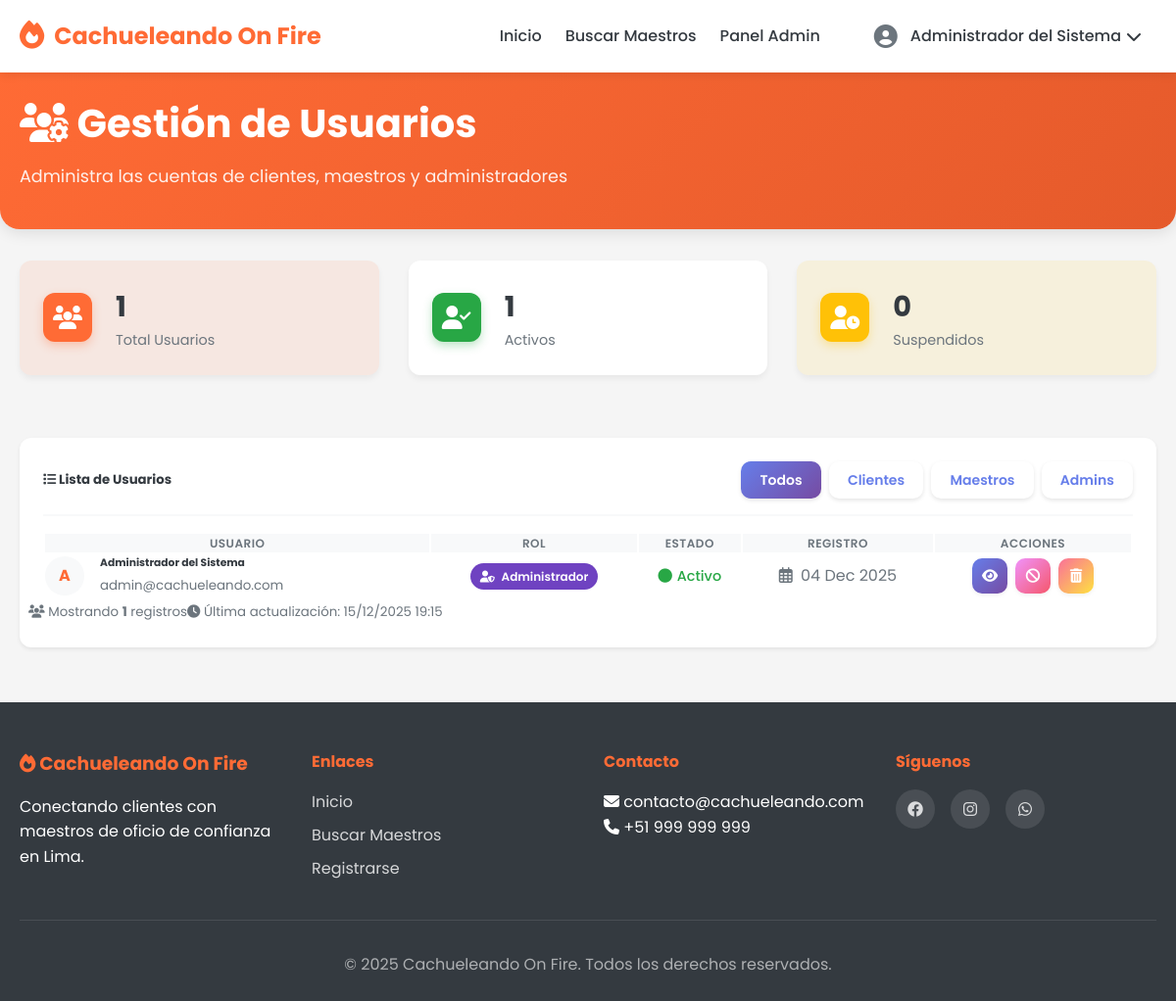
Screenshot of /admin/usuarios (signed in) with the database file from the repository.
### tables this page shows
CREATE TABLE IF NOT EXISTS `usuarios` (
  `id` INT(11) NOT NULL AUTO_INCREMENT,
  `tipo_usuario` ENUM('cliente', 'maestro', 'administrador') NOT NULL,
  `nombre_completo` VARCHAR(255) NOT NULL,
  `email` VARCHAR(255) NOT NULL UNIQUE,
  `password` VARCHAR(255) NOT NULL,
  `telefono` VARCHAR(20) DEFAULT NULL,
  `dni` VARCHAR(20) DEFAULT NULL,
  `foto_perfil` VARCHAR(255) DEFAULT NULL,
  `chapa` VARCHAR(100) DEFAULT NULL,
  `estado` ENUM('activo', 'suspendido', 'eliminado') DEFAULT 'activo',
  `fecha_registro` DATETIME DEFAULT CURRENT_TIMESTAMP,
  `ultimo_acceso` DATETIME DEFAULT NULL,
  PRIMARY KEY (`id`),
  INDEX `idx_email` (`email`),
  INDEX `idx_tipo_usuario` (`tipo_usuario`)
);

### controllers/AdminController.php (called while the page is built, shortened)
<?php
class AdminController extends Controller {
    private $usuarioModel;
    public function __construct() {
        $this->usuarioModel = new Usuario($this->db);
    }
    public function usuarios() {
        $tipo = $_GET['tipo'] ?? null;
        $usuarios = $this->usuarioModel->getAll($tipo);
        $usuario_view = $_SESSION['usuario_view'] ?? null;
        $data = [
            'usuarios' => $usuarios,
            'tipo' => $tipo,
            'usuario_view' => $usuario_view
        ];
        $this->view('admin/usuarios', $data);
    }
}

### index.php (called while the page is built, shortened)
<?php
require_once 'config/config.php';
require_once 'config/database.php';
require_once 'core/Controller.php';
$router = new Router();
$router->addRoute('', 'HomeController', 'index');
$router->addRoute('home', 'HomeController', 'index');
$router->addRoute('buscar', 'BuscarController', 'index');
$router->addRoute('maestro/perfil', 'MaestroController', 'verPerfil');
$router->addRoute('login', 'AuthController', 'login');
$router->addRoute('register', 'AuthController', 'register');
$router->addRoute('logout', 'AuthController', 'logout');
$router->addRoute('auth/login', 'AuthController', 'processLogin');
$router->addRoute('auth/register', 'AuthController', 'processRegister');
$router->addRoute('cliente/dashboard', 'ClienteController', 'dashboard');
$router->addRoute('cliente/perfil', 'ClienteController', 'perfil');
$router->addRoute('cliente/historial', 'ClienteController', 'historial');
$router->addRoute('cliente/calificaciones', 'ClienteController', 'calificaciones');
$router->addRoute('cliente/calificar', 'ClienteController', 'calificar');
$router->addRoute('maestro/dashboard', 'MaestroController', 'dashboard');
$router->addRoute('maestro/perfil-editar', 'MaestroController', 'editarPerfil');
$router->addRoute('maestro/portafolio', 'MaestroController', 'portafolio');
$router->addRoute('maestro/disponibilidad', 'MaestroController', 'disponibilidad');
$router->addRoute('maestro/calificaciones', 'MaestroController', 'calificaciones');
$router->addRoute('maestro/historial', 'MaestroController', 'historial');
$router->addRoute('maestro/configuracion', 'MaestroController', 'configuracion');
$router->addRoute('admin/dashboard', 'AdminController', 'dashboard');
$router->addRoute('admin/maestros', 'AdminController', 'maestros');
$router->addRoute('admin/validar-perfil', 'AdminController', 'validarPerfil');
$router->addRoute('admin/estadisticas', 'AdminController', 'estadisticas');
$router->addRoute('admin/usuarios', 'AdminController', 'usuarios');
$router->addRoute('admin/reportes', 'AdminController', 'reportes');
$router->addRoute('admin/reportes-mensuales', 'AdminController', 'reportesMensuales');
$router->addRoute('admin/get-maestro-details', 'AdminController', 'getMaestroDetails');
$router->addRoute('admin/pagos', 'AdminController', 'pagos');
$router->addRoute('pago/procesar', 'PagoController', 'procesarPago');
$router->addRoute('pago/verificar', 'PagoController', 'verificarPago');
$router->addRoute('pago/cerrar-modal', 'PagoController', 'cerrarModal');
$router->addRoute('api/buscar', 'ApiController', 'buscar');
$router->addRoute('api/disponibilidad', 'ApiController', 'actualizarDisponibilidad');
$router->addRoute('api/calificar', 'ApiController', 'calificar');
$router->addRoute('api/notificaciones/marcar', 'ApiController', 'marcarNotificacion');
$url = isset($_GET['url']) ? $_GET['url'] : '';
$router->dispatch($url);

### config/config.php (called while the page is built, shortened)
<?php
spl_autoload_register(function ($class) {
    $paths = [
        BASE_PATH . 'models/' . $class . '.php',
        BASE_PATH . 'controllers/' . $class . '.php',
        BASE_PATH . 'core/' . $class . '.php'
    ];
    foreach ($paths as $path) {
        if (file_exists($path)) {
            return;
        }
    }
});

### config/database.php (called while the page is built, shortened)
<?php
class Database {
    private $host = '127.0.0.1';
    private $port = 33065;
    private $db_name = 'cachueleando_on_fire';
    private $username = 'root';
    private $password = '';
    public function getConnection() {
        $this->conn = null;
        try {
            $dsn = "mysql:host=" . $this->host . ";port=" . $this->port . ";dbname=" . $this->db_name . ";charset=utf8mb4";
            $this->conn = new PDO(
                $dsn,
                $this->username,
                $this->password,
                array(
                    PDO::ATTR_ERRMODE => PDO::ERRMODE_EXCEPTION,
                    PDO::ATTR_DEFAULT_FETCH_MODE => PDO::FETCH_ASSOC,
                    PDO::ATTR_EMULATE_PREPARES => false
                )
            );
        } catch(PDOException $exception) {
            error_log("Error de conexión: " . $exception->getMessage());
            die("Error de conexión a la base de datos. Por favor, contacte al administrador.");
        }
        return $this->conn;
    }
}

### models/Usuario.php (called while the page is built, shortened)
<?php
class Usuario {
    private $conn;
    private $table = 'usuarios';
    public function __construct($db) {
        $this->conn = $db;
    }
    public function getAll($tipo = null) {
        $query = "SELECT * FROM {$this->table} WHERE estado != 'eliminado'";
        $query .= " ORDER BY fecha_registro DESC";
        $stmt = $this->conn->prepare($query);
        $stmt->execute();
        return $stmt->fetchAll();
    }
}

### views/admin/usuarios.php (the view, shortened to what this page needs)
<div class="page-header">
    <div class="container">
        <h1><i class="fas fa-users-cog"></i> Gestión de Usuarios</h1>
        <p>Administra las cuentas de clientes, maestros y administradores</p>
    </div>
</div>
<div class="container">
    <div class="row mb-4">
        <div class="col-4">
            <div class="stat-card bg-primary-light">
                <div class="stat-icon"><i class="fas fa-users"></i></div>
                <div class="stat-info">
                    <h3><?php echo count($usuarios); ?></h3>
                    <p>Total Usuarios</p>
                </div>
            </div>
        </div>
        <div class="col-4">
            <div class="stat-card bg-success-light">
                <div class="stat-icon"><i class="fas fa-user-check"></i></div>
                <div class="stat-info">
                    <h3><?php echo count(array_filter($usuarios, fn($u) => $u['estado'] === 'activo')); ?></h3>
                    <p>Activos</p>
                </div>
            </div>
        </div>
        <div class="col-4">
            <div class="stat-card bg-warning-light">
                <div class="stat-icon"><i class="fas fa-user-clock"></i></div>
                <div class="stat-info">
                    <h3><?php echo count(array_filter($usuarios, fn($u) => $u['estado'] === 'suspendido')); ?></h3>
                    <p>Suspendidos</p>
                </div>
            </div>
        </div>
    </div>
    <div class="card shadow-sm border-0 rounded-lg">
        <div class="card-header bg-white py-3 d-flex justify-content-between align-items-center">
            <h5 class="mb-0 text-primary font-weight-bold"><i class="fas fa-list"></i> Lista de Usuarios</h5>
            <div class="card-actions">
                <div class="btn-group">
                    <a href="<?php echo BASE_URL; ?>admin/usuarios" class="btn btn-sm <?php echo !$tipo ? 'btn-primary' : 'btn-outline-primary'; ?>">Todos</a>
                    <a href="<?php echo BASE_URL; ?>admin/usuarios?tipo=cliente" class="btn btn-sm <?php echo $tipo === 'cliente' ? 'btn-primary' : 'btn-outline-primary'; ?>">Clientes</a>
                    <a href="<?php echo BASE_URL; ?>admin/usuarios?tipo=maestro" class="btn btn-sm <?php echo $tipo === 'maestro' ? 'btn-primary' : 'btn-outline-primary'; ?>">Maestros</a>
                    <a href="<?php echo BASE_URL; ?>admin/usuarios?tipo=administrador" class="btn btn-sm <?php echo $tipo === 'administrador' ? 'btn-primary' : 'btn-outline-primary'; ?>">Admins</a>
                </div>
            </div>
        </div>
        <div class="card-body p-0">
            <div class="table-responsive">
                <table class="table table-hover mb-0 align-middle">
                    <thead class="bg-light text-muted">
                        <tr>
                            <th class="border-0 px-4 py-3 text-center">Usuario</th>
                            <th class="border-0 py-3 text-center">Rol</th>
                            <th class="border-0 py-3 text-center">Estado</th>
                            <th class="border-0 py-3 text-center">Registro</th>
                            <th class="border-0 px-4 py-3 text-center">Acciones</th>
                        </tr>
                    </thead>
                    <tbody>
                        <?php if (isset($usuarios) && count($usuarios) > 0): ?>
                            <?php foreach ($usuarios as $u): ?>
                                <tr>
                                    <td class="px-4 py-3">
                                        <div class="d-flex align-items-center justify-content-center">
                                            <div class="avatar-circle me-3">
                                                <?php if (!empty($u['foto_perfil'])): ?>
                                                    <img src="<?php echo UPLOAD_URL . $u['foto_perfil']; ?>" alt="Avatar">
                                                <?php else: ?>
                                                    <span><?php echo strtoupper(substr($u['nombre_completo'], 0, 1)); ?></span>
                                                <?php endif; ?>
                                            </div>
                                            <div class="text-start">
                                                <h6 class="mb-0 text-dark font-weight-bold"><?php echo htmlspecialchars($u['nombre_completo']); ?></h6>
                                                <small class="text-muted"><?php echo htmlspecialchars($u['email']); ?></small>
                                            </div>
                                        </div>
                                    </td>
                                    <td class="py-3 text-center">
                                        <?php
                                            $roleClass = match($u['tipo_usuario']) {
                                                'administrador' => 'badge-purple',
                                                'maestro' => 'badge-info',
                                                default => 'badge-secondary'
                                            };
                                            $roleIcon = match($u['tipo_usuario']) {
                                                'administrador' => 'fa-user-shield',
                                                'maestro' => 'fa-hard-hat',
                                                default => 'fa-user'
                                            };
                                        ?>
                                        <span class="badge-pill <?php echo $roleClass; ?>">
                                            <i class="fas <?php echo $roleIcon; ?> me-1"></i> <?php echo ucfirst($u['tipo_usuario']); ?>
                                        </span>
                                    </td>
                                    <td class="py-3 text-center">
                                        <span class="status-indicator status-<?php echo $u['estado']; ?>">
                                            <i class="fas fa-circle"></i> <?php echo ucfirst($u['estado']); ?>
                                        </span>
                                    </td>
                                    <td class="py-3 text-center text-muted">
                                        <i class="far fa-calendar-alt me-1"></i> <?php echo date('d M Y', strtotime($u['fecha_registro'])); ?>
                                    </td>
                                    <td class="px-4 py-3">
                                        <div class="action-buttons d-flex justify-content-center gap-2">
                                            <button type="button"
                                                    class="btn-icon btn-icon-primary view-user-btn"
                                                    title="Ver Detalle"
                                                    data-user='<?php echo htmlspecialchars(json_encode($u), ENT_QUOTES, 'UTF-8'); ?>'>
                                                <i class="fas fa-eye"></i>
                                            </button>
                                            <?php if ($u['estado'] !== 'suspendido'): ?>
                                            <button type="button"
                                                    class="btn-icon btn-icon-warning suspend-user-btn"
                                                    title="Suspender"
                                                    data-user-id="<?php echo $u['id']; ?>"
                                                    data-user-name="<?php echo htmlspecialchars($u['nombre_completo']); ?>"
                                                    data-action="suspender">
                                                <i class="fas fa-ban"></i>
                                            </button>
                                            <?php endif; ?>
                                            <button type="button"
                                                    class="btn-icon btn-icon-danger delete-user-btn"
                                                    title="Eliminar"
                                                    data-user-id="<?php echo $u['id']; ?>"
                                                    data-user-name="<?php echo htmlspecialchars($u['nombre_completo']); ?>"
                                                    data-action="eliminar">
                                                <i class="fas fa-trash-alt"></i>
                                            </button>
                                        </div>
                                    </td>
                                </tr>
                            <?php endforeach; ?>
                        <?php else: ?>
                            <tr><td colspan="5" class="text-center py-5 text-muted">No se encontraron usuarios.</td></tr>
                        <?php endif; ?>
                    </tbody>
                </table>
            </div>
        </div>
        <div class="card-footer bg-white py-3 border-top">
            <div class="row align-items-center">
                <div class="col-md-6">
                    <small class="text-muted">
                        <i class="fas fa-users me-2"></i>
                        Mostrando <strong><?php echo count($usuarios); ?></strong> registros
                    </small>
                </div>
                <div class="col-md-6 text-end">
                    <small class="text-muted">
                        <i class="fas fa-clock me-2"></i>
                        Última actualización: <?php echo date('d/m/Y H:i'); ?>
                    </small>
                </div>
            </div>
        </div>
    </div>
</div>

### rows the page displays
usuarios: estado "1", estado "0", nombre_completo "A", nombre_completo "Administrador del Sistema", email "admin@cachueleando.com", tipo_usuario "Administrador", estado "Activo", fecha_registro "04 Dec 2025"

### other values shown
$_SESSION['nombre_completo'] "Administrador del Sistema"
count($usuarios) "1"
